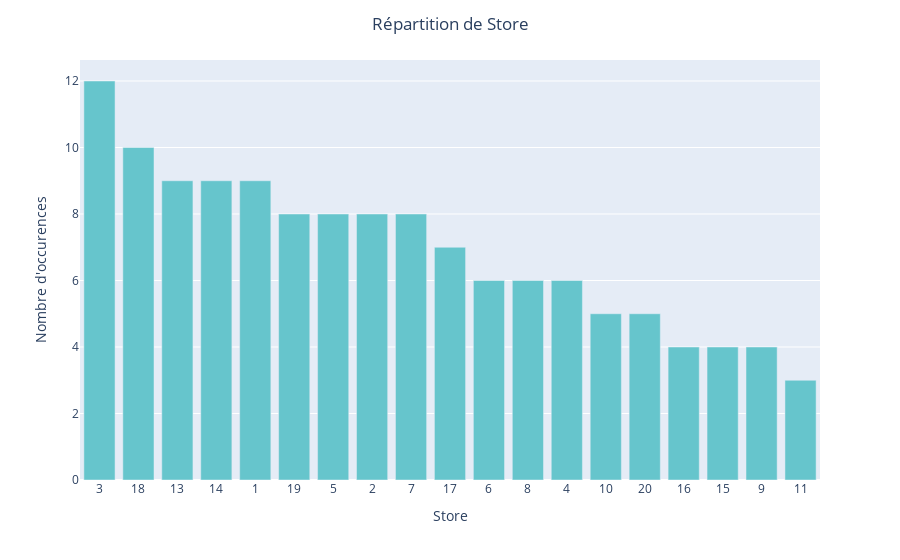
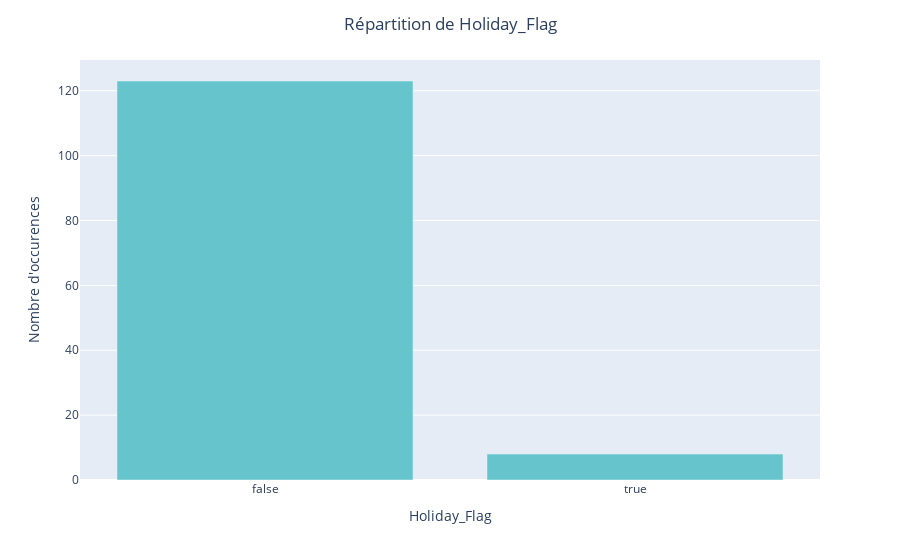

Notebook cell for these charts, in order:
### Markdown cell above
##### Répartition des variables qualitatives

### Code cell
cat_features = df.select_dtypes(include=["object", "bool"]).columns

for feature in cat_features:
    df_grouped = df[feature].value_counts().reset_index()
    df_grouped.columns = [feature, "count"]

    fig = px.bar(df_grouped, x=feature, y="count", color_discrete_sequence=px.colors.qualitative.Pastel)
    fig.update_layout(title=f"Répartition de {feature}", title_x=0.5,
        xaxis_title=feature, xaxis=dict(tickformat="d"),
        yaxis_title="Nombre d'occurences")
    fig.show()

### Figure 1 — Plotly figure (JSON) as saved in the notebook; plotly's stock layout.template omitted (floating-point values rounded to 4 significant figures)
{"data": [{"hovertemplate": "Store=%{x}<br>count=%{y}<extra></extra>", "legendgroup": "", "marker": {"color": "rgb(102, 197, 204)", "pattern": {"shape": ""}}, "name": "", "orientation": "v", "showlegend": false, "textposition": "auto", "type": "bar", "x": ["3", "18", "13", "14", "1", "19", "5", "2", "7", "17", "6", "8", "4", "10", "20", "16", "15", "9", "11"], "xaxis": "x", "y": [12, 10, 9, 9, 9, 8, 8, 8, 8, 7, 6, 6, 6, 5, 5, 4, 4, 4, 3], "yaxis": "y"}], "layout": {"barmode": "relative", "legend": {"tracegroupgap": 0}, "margin": {"t": 60}, "title": {"text": "Répartition de Store", "x": 0.5}, "xaxis": {"anchor": "y", "domain": [0, 1], "tickformat": "d", "title": {"text": "Store"}}, "yaxis": {"anchor": "x", "domain": [0, 1], "title": {"text": "Nombre d'occurences"}}}}

### Figure 2 — Plotly figure (JSON) as saved in the notebook; plotly's stock layout.template omitted (floating-point values rounded to 4 significant figures)
{"data": [{"hovertemplate": "Holiday_Flag=%{x}<br>count=%{y}<extra></extra>", "legendgroup": "", "marker": {"color": "rgb(102, 197, 204)", "pattern": {"shape": ""}}, "name": "", "orientation": "v", "showlegend": false, "textposition": "auto", "type": "bar", "x": [false, true], "xaxis": "x", "y": [123, 8], "yaxis": "y"}], "layout": {"barmode": "relative", "legend": {"tracegroupgap": 0}, "margin": {"t": 60}, "title": {"text": "Répartition de Holiday_Flag", "x": 0.5}, "xaxis": {"anchor": "y", "domain": [0, 1], "tickformat": "d", "title": {"text": "Holiday_Flag"}}, "yaxis": {"anchor": "x", "domain": [0, 1], "title": {"text": "Nombre d'occurences"}}}}
